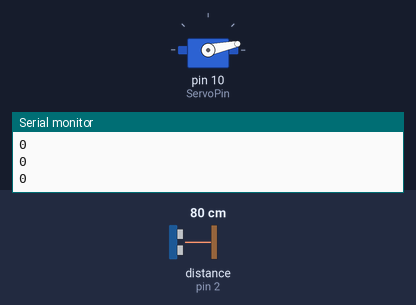
A sketch run on a simulated Arduino Uno, built with avr-gcc and run on an emulated ATmega328P. Parts: servo, the last lines printed to the serial monitor. The test bench sets the inputs (shaded band); at power-on: distance to the obstacle (sensor on pin 2) 80 cm. The echo pulse lasts 58.3 µs per cm.

Above: at 1.2 s.
1.3 s: distance to the obstacle (sensor on pin 2) set to 43 cm
2.8 s: distance to the obstacle (sensor on pin 2) set to 37 cm
At 3.4 s:
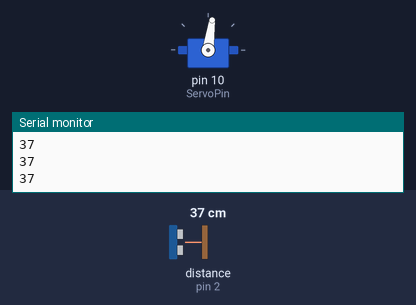
4.3 s: distance to the obstacle (sensor on pin 2) set to 9 cm
At 5.2 s:
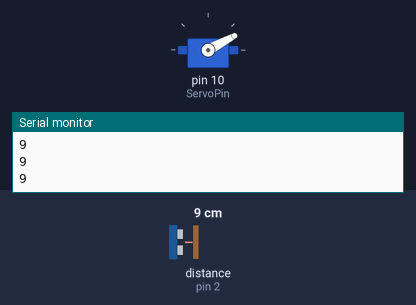
5.8 s: distance to the obstacle (sensor on pin 2) set to 18 cm
At 6.7 s:
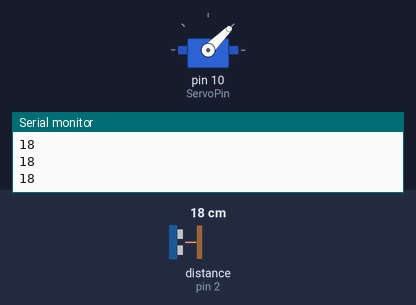
7.3 s: distance to the obstacle (sensor on pin 2) set to 35 cm
At 8.0 s:
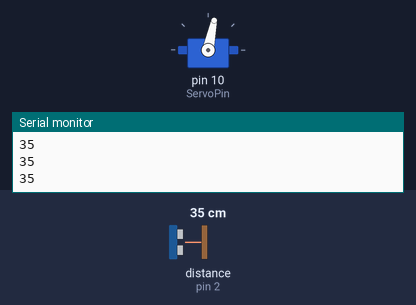
8.8 s: distance to the obstacle (sensor on pin 2) set to 60 cm
At 9.8 s:
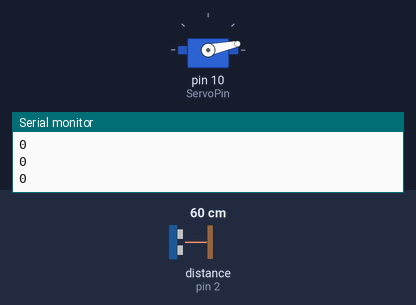
Timing chart, 0 to 11.3 s (numbered marks = the images above; inputs shaded):
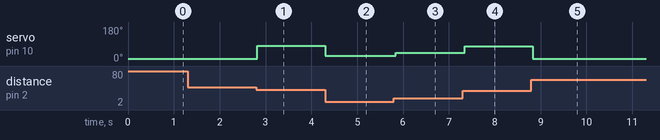

Measured:
- the behaviour switches between 41 and 40 cm on distance to the obstacle (sensor on pin 2) (found by bisection; images 0 and 1)
- after the input at 2.8 s, servo on pin 10 (ServoPin): 12° → 82° at once
- after the input at 4.3 s, servo on pin 10 (ServoPin): 82° → 28° at once
- after the input at 5.8 s, servo on pin 10 (ServoPin): 28° → 45° at once
- after the input at 7.3 s, servo on pin 10 (ServoPin): 45° → 78° after 0.05 s
- after the input at 8.8 s, servo on pin 10 (ServoPin): 78° → 12° at once

The sketch:

servo-ultrasonic.ino
```cpp
// Servo akibat sensor ultrasonic

#include <Servo.h>
#include <NewPing.h> // library included


const int ServoPin = 10; // input pin servo(signal/control)
const int TriggerPin = 3; // Trigger pin HC-SR04
const int EchoPin = 2; // Echo  HC-SR04

// 40 = jarak maks terbaca
NewPing sonar(TriggerPin, EchoPin, 40);
Servo servo;

void setup()
{
  Serial.begin(9600);
  servo.attach(ServoPin);
}

void loop()
{
  int cm = sonar.ping_cm();
  Serial.println(cm); // membaca dalam cm

  int angle = map(cm, 2, 15, 15, 40);
  servo.write(angle);

  delay(50); // respon dari servo
}
```
